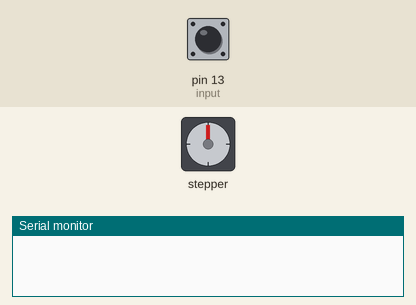
The sketch below on a simulated Arduino Uno, built with avr-gcc and run on an emulated ATmega328P. On the bench: stepper motor, the last lines printed to the serial monitor. Wiring (inferred from the names in the program): stepper motor driver (200 steps per turn assumed): step pin 9; direction pin 8; enable pin 7. The inputs (shaded band) are chosen by the test bench; at power-on: pin 13 (input) HIGH.

Above: at 1.9 s.
2.0 s: pin 13 (input) driven LOW
At 3.2 s:
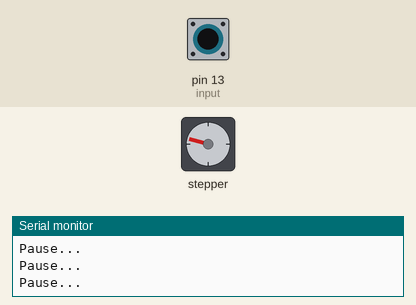
3.5 s: pin 13 (input) driven HIGH
6.5 s: pin 13 (input) driven LOW
At 6.8 s:
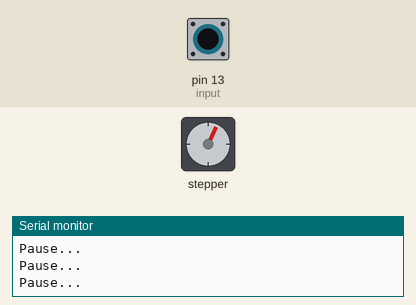
8.0 s: pin 13 (input) pulsed HIGH 5 times (0.12 s each, 0.3 s apart)
At 9.7 s:
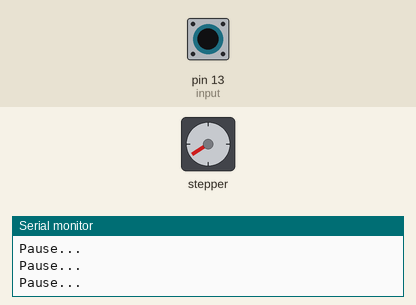
11.0 s: pin 13 (input) pulsed HIGH 2 times (0.12 s each, 0.3 s apart)
At 12.4 s:
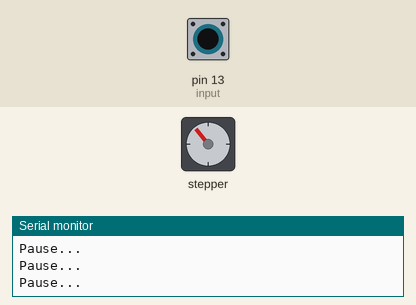
13.1 s: pin 13 (input) driven HIGH
Timing chart, 0 to 63.6 s (numbered marks = the images above; inputs shaded):
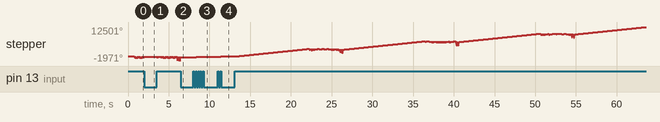

The sketch:

secondary-stepper.ino
```cpp
/**
 * Code for the Candy Dispenser - Secondary stepper board
 * Created by Brent Barker (Barkers' Random Projects)
 *
 * The purpose of this board is to turn on and off the stepper motor
 * depending on if it is told to do so from the main arduino board
 *
 * Checkout out the YouTube video to see it working!!
 *
 */


// Stepper driver (TB-6600) driver pins
#define dirpin 8 // DIR
#define steppin 9 // PUL
#define enable 7 // ENA

// Input from main arduino board
#define input 13

// Define variables for distance
long duration;
int distance = 10;
boolean running = true;
int triggerState = 0;

void setup() {
  pinMode(dirpin, OUTPUT);
  pinMode(steppin, OUTPUT);
  pinMode(enable, OUTPUT);
  digitalWrite(enable, LOW);


  digitalWrite(dirpin, HIGH); // Set the direction.
  pinMode(input, INPUT);

  Serial.begin(9600);
  delay(750);
}

void loop() {
  // The sequnece that the stepper motor goes through to drive the belt
  vibrate(60);
  shuffle(2);
  step(2000, 5000);
}

void shuffle(int* count) {
  for (int i = 0; i < count; i++) {
    digitalWrite(dirpin, LOW);
    step(1000, 100);
    digitalWrite(dirpin, HIGH);
    step(900, 100);
  }
}

void vibrate(int* count) {
  for (int i = 0; i < count; i++) {
    int speed = 80;
    int steps = 325;
    digitalWrite(dirpin, LOW);
    step(steps, speed);
    digitalWrite(dirpin, HIGH);
    step(steps, speed);
  }
}

void step(int* steps, int* speed) {
  for (int i = 0; i < steps; i++) {
    digitalWrite(steppin, LOW); // This LOW to HIGH switch is what creates the step
    delayMicroseconds(speed);
    digitalWrite(steppin, HIGH);
    // Check if the main arduino board has told us to pause between each step
    checkTriggerState();
  }
}

void checkTriggerState() {
  while (digitalRead(input) == 0) {
    Serial.println("Pause...");
    digitalWrite(enable, HIGH);
  }
  digitalWrite(enable, LOW);
}
```

Measured:
- after the input at 6.5 s, stepper: goes on until 6.5 s, then stays -334°
- after the input at 8.0 s, stepper: turns 210° clockwise in 1.3 s, starting at once
- after the input at 11.0 s, stepper: turns 85° clockwise in 0.41 s, starting at once
